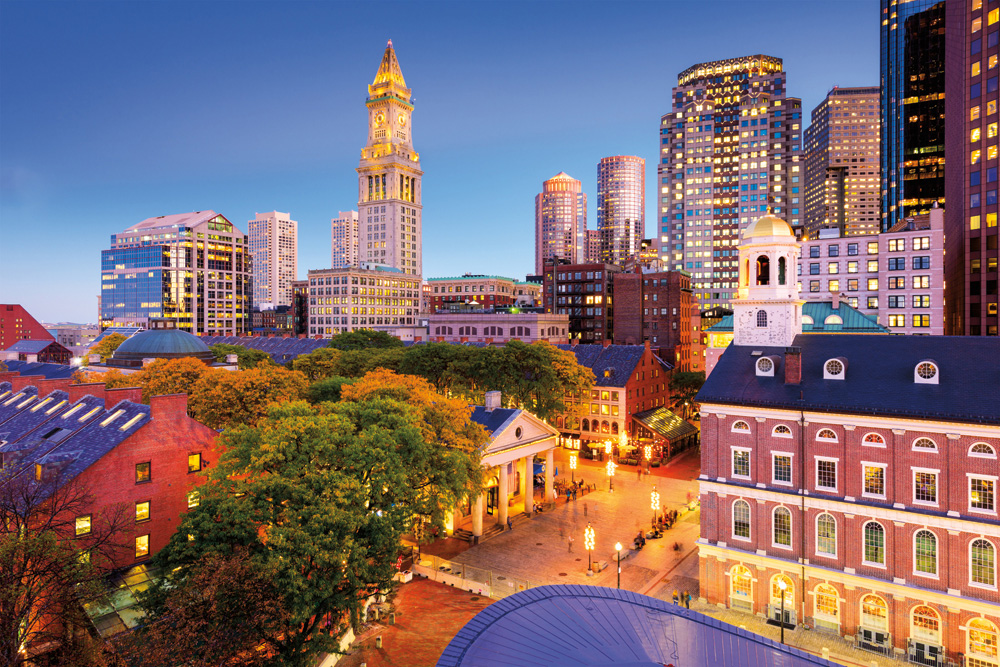
#> input picture Photos/boston.jpg, 1000 x 667 px, found by its file name
$ python splitmerge.py
#> lines starting #> are read from the running program, lines starting #| are printed output that depends on the picture
# Overview - learning to split and merge color channels
    # Color images consist of multiple channels: red, green, and blue (RGB) -- all images (BGR/RGB images) are basically those three color channels merged together
    # Split an image into its respective color channels = Splitting an image into its blue, green, and red components

import cv2 as cv
import numpy as np

img = cv.imread('Photos/boston.jpg')
#> img is the input picture: shape (667, 1000, 3); mean B, G, R 112.6, 107.3, 126.9
cv.imshow('Boston', img)

blank = np.zeros(img.shape[:2], dtype='uint8')

b,g,r = cv.split(img) # split image into blue, green, and red
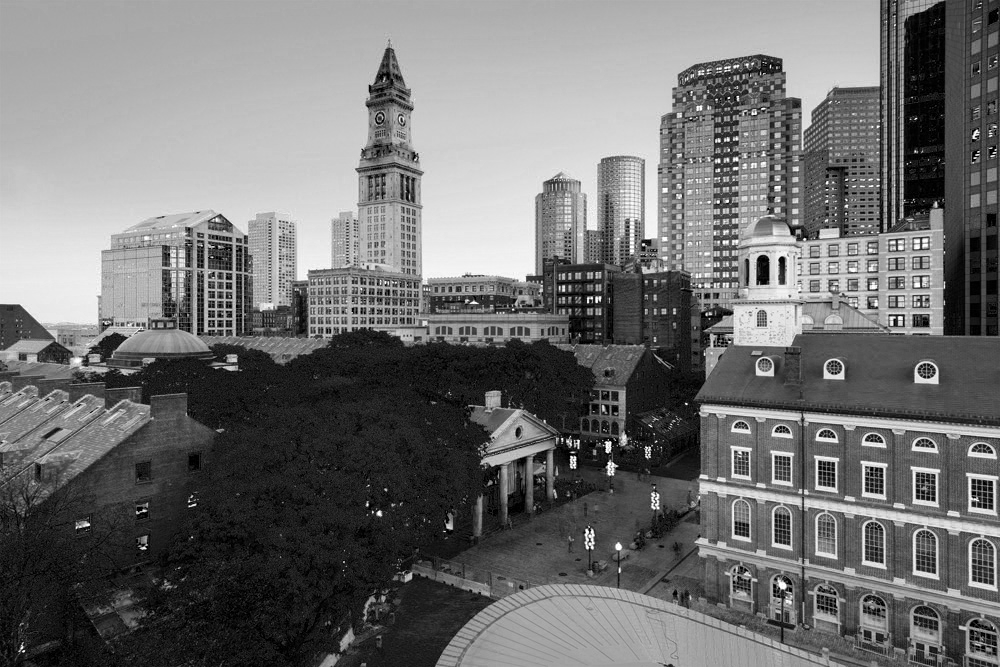
#> b: shape (667, 1000); min 0, max 255, mean 112.6
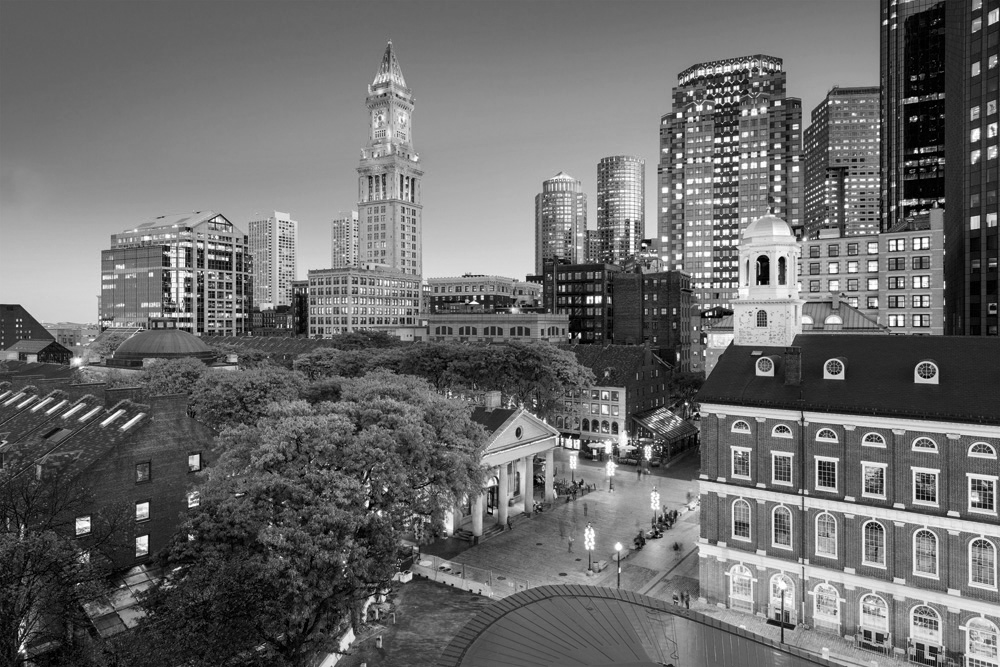
#> g: shape (667, 1000); min 0, max 255, mean 107.3
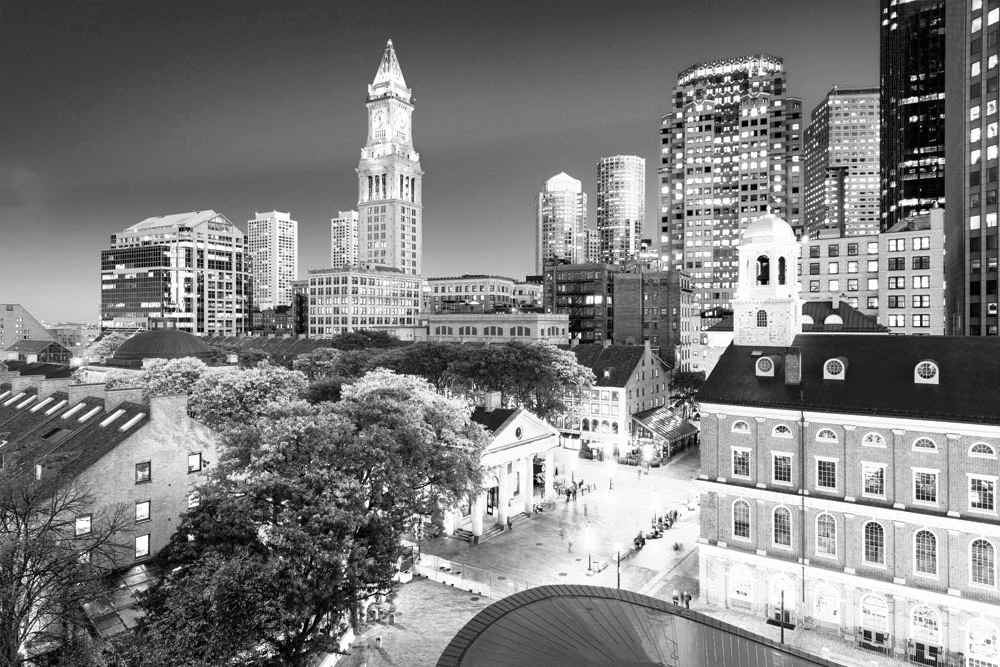
#> r: shape (667, 1000); min 0, max 255, mean 126.9

# blank images consists of height and width but not the number of color channels in the image -- displaying one color channel by setting other components to black
blue = cv.merge([b,blank,blank])
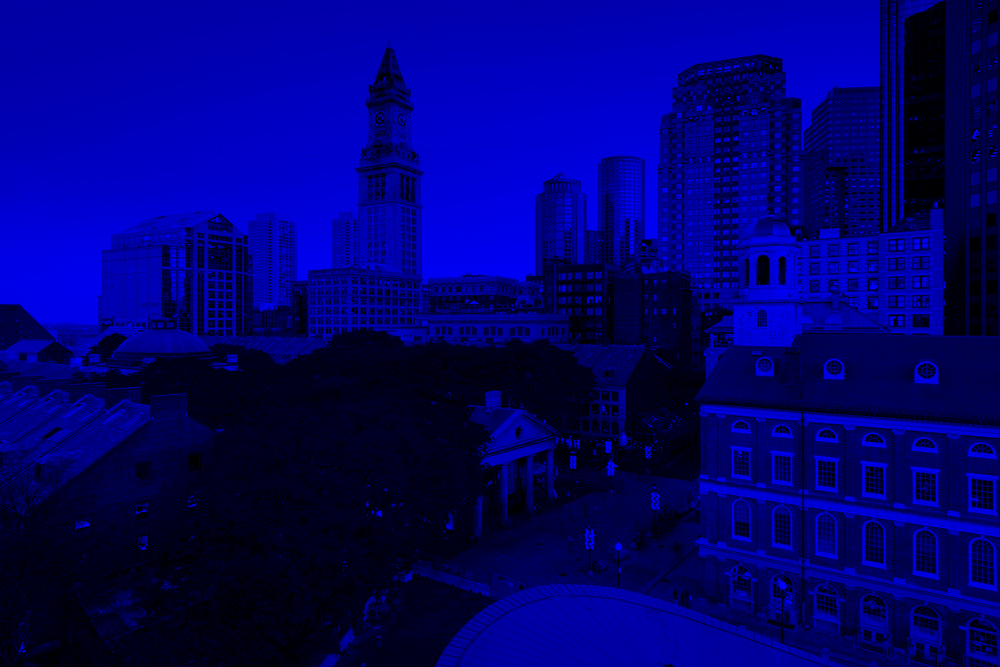
#> blue: shape (667, 1000, 3); mean of channels 0, 1, 2 112.6, 0, 0; drawn as B, G, R
green = cv.merge([blank,g,blank])
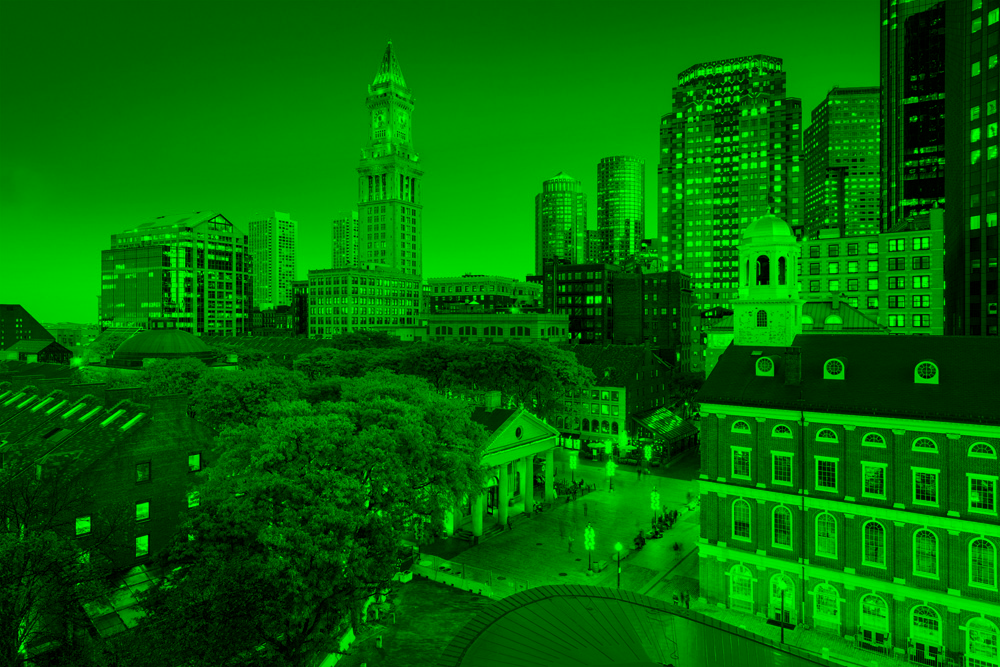
#> green: shape (667, 1000, 3); mean of channels 0, 1, 2 0, 107.3, 0; drawn as B, G, R
red = cv.merge([blank,blank,r])
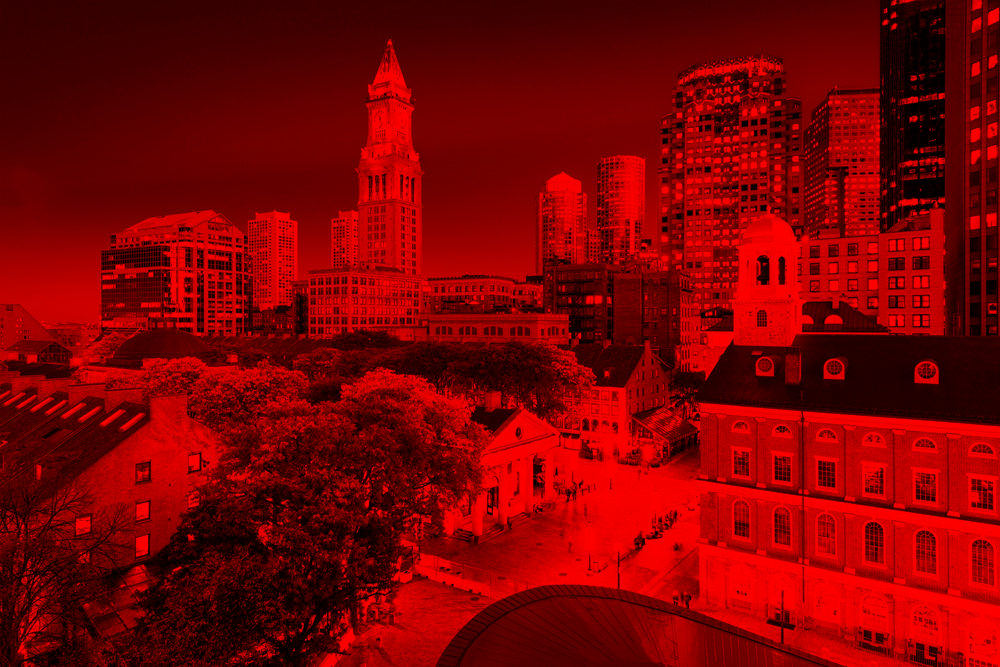
#> red: shape (667, 1000, 3); mean of channels 0, 1, 2 0, 0, 126.9; drawn as B, G, R

cv.imshow('Blue', b)
cv.imshow('Green', g)
cv.imshow('Red', r)
# displayed as grayscale images that show the distribution of pixel intensities
# lighter regions = higher concentration of pixels values -- darker regions = little to no pixels in that region

cv.imshow('Blue', blue)
cv.imshow('Green', green)
cv.imshow('Red', red)

print(img.shape)
#| (667, 1000, 3)
print(b.shape)
#| (667, 1000)
print(g.shape)
#| (667, 1000)
print(r.shape)
#| (667, 1000)

merged = cv.merge([b,g,r])
cv.imshow('Merged Image', merged)

cv.waitKey(0)
